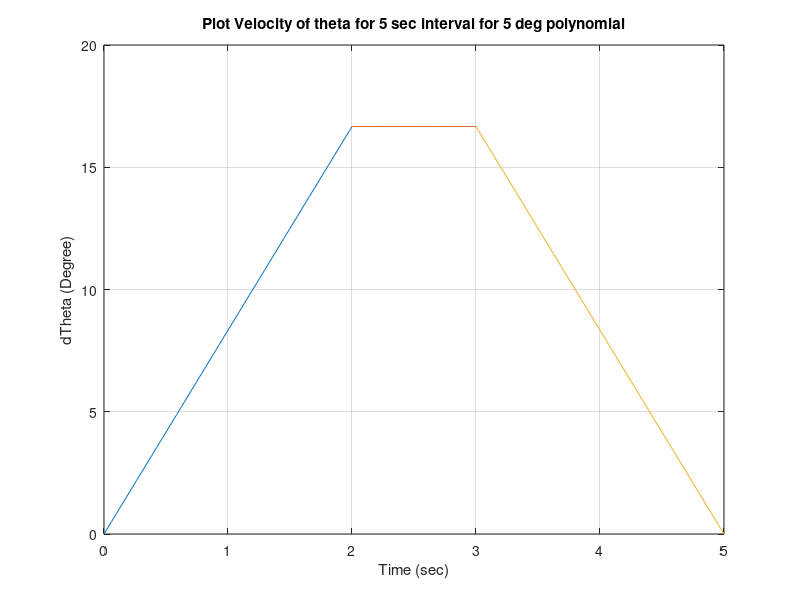
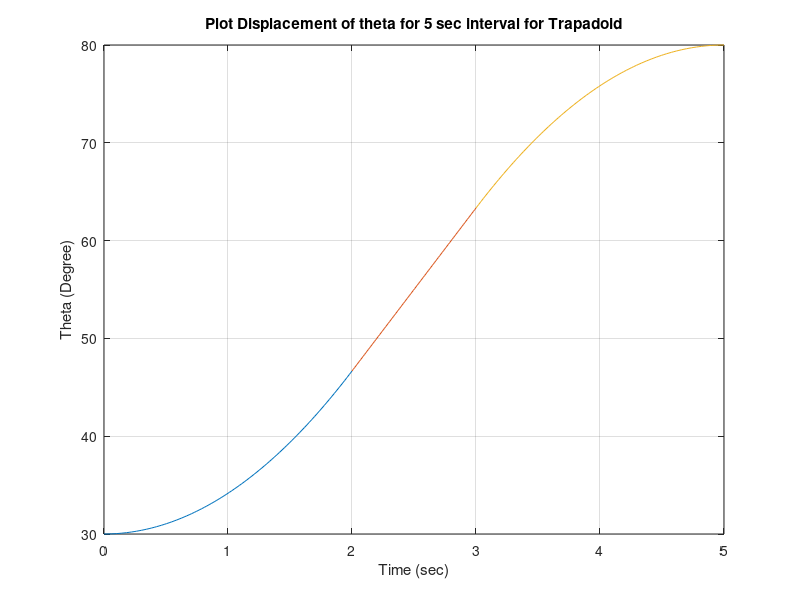
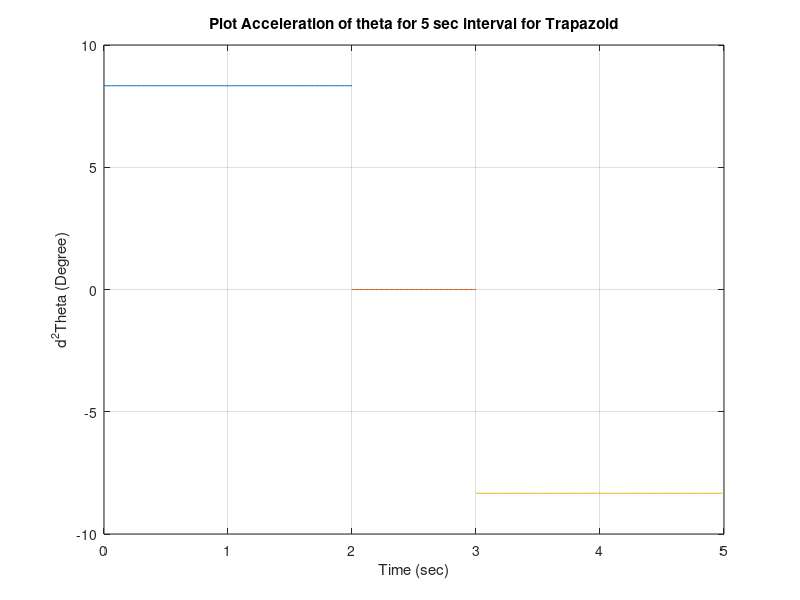

The MATLAB script that drew these images, in order:


%Trapazoidal Function, essentially what I do is I set the time between
%sections on the trapazoid function (2 sec for acceleration/decceleration, 1 sec for constant).
% Then I solve for the area using the desired change in theta.
%Using the area and time (5 sec) I solve for the max velocity of theta
%Then I find the equation for each line of the trapazoid, and I have my 3
%polynomials.

%theta initial for joint X
thetaXinit = 30;
%theta final for joint X
thetaXfin = 80;

timeinit = 0;
timefinal = 5;
timeFirstSegment = 2;
timeLastSegment = 3;

tSpaceSeg1 = linspace(timeinit,timeFirstSegment);
tSpaceSeg2 = linspace(timeFirstSegment,timeLastSegment);
tSpaceSeg3 = linspace(timeLastSegment,timefinal);

changeInDeg = thetaXfin - thetaXinit;

thetaMax = changeInDeg / timeLastSegment;

slopeOfDerPol = thetaMax / timeFirstSegment;
yInterceptDerPol = timefinal * slopeOfDerPol;

derOfPolynomialFirstSeg = [slopeOfDerPol,0];
derOfPolynomialSecondSeg = thetaMax;
derOfPolynomialThirdSeg = [-slopeOfDerPol,yInterceptDerPol];

%plot the three Velocity polynomials (one for each segment)

plot(tSpaceSeg1,polyval(derOfPolynomialFirstSeg,tSpaceSeg1));
hold on

plot(tSpaceSeg2,polyval(derOfPolynomialSecondSeg,tSpaceSeg2));
hold on

plot(tSpaceSeg3,polyval(derOfPolynomialThirdSeg,tSpaceSeg3));
title('Plot Velocity of theta for 5 sec interval for 5 deg polynomial');
xlabel('Time (sec)');
ylabel('dTheta (Degree)');
xlim([0,5]);
grid("on");
figure();

%Now plot the integral of the velocity (displacement)
%since we are doing integral, we have to do initial condition
initialCondition = [0,0,thetaXinit];

%solve for initial condition for second segment
secondSegYValue = polyval(polyint(derOfPolynomialFirstSeg)+initialCondition,timeFirstSegment);
secondSegInitialCond = secondSegYValue - polyval(polyint(derOfPolynomialSecondSeg),timeFirstSegment);
%put the initial condition into polynomial form
secondSegInitialCond = [0,secondSegInitialCond];

%solve for initial condition for third segment
thirdSegYValue = polyval(polyint(derOfPolynomialSecondSeg)+secondSegInitialCond,timeLastSegment);
thirdSegInitialCond = thirdSegYValue - polyval(polyint(derOfPolynomialThirdSeg),timeLastSegment);
%put initial condition into polynomial form
thirdSegInitialCond = [0,0,thirdSegInitialCond];

%plot the three polynomials
plot(tSpaceSeg1,polyval(polyint(derOfPolynomialFirstSeg)+initialCondition,tSpaceSeg1));
hold on

plot(tSpaceSeg2,polyval(polyint(derOfPolynomialSecondSeg)+secondSegInitialCond,tSpaceSeg2));
hold on

plot(tSpaceSeg3,polyval(polyint(derOfPolynomialThirdSeg)+thirdSegInitialCond,tSpaceSeg3));
title('Plot Displacement of theta for 5 sec interval for Trapadoid');
xlabel('Time (sec)');
ylabel('Theta (Degree)');
xlim([0,5]);
grid("on");
figure();

%Plot the acceleleration on the trap curve using our trusty friend
%polyder()
plot(tSpaceSeg1,polyval(polyder(derOfPolynomialFirstSeg),tSpaceSeg1));
hold on

plot(tSpaceSeg2,polyval(polyder(derOfPolynomialSecondSeg),tSpaceSeg2));
hold on

plot(tSpaceSeg3,polyval(polyder(derOfPolynomialThirdSeg),tSpaceSeg3));
title('Plot Acceleration of theta for 5 sec interval for Trapazoid');
xlabel('Time (sec)');
ylabel('d^2Theta (Degree)');
xlim([0,5]);
grid("on");
